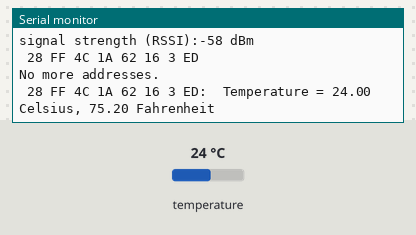
This sketch was run on a simulated ESP32. Shown: the last lines printed to the serial monitor. Inputs (shaded band) come from the test bench; at power-on: temperature 24 °C. WiFi joins after 1.5 s; servers stay silent unless stated.

Above: at 11.2 s.
11.3 s: temperature set to 12 °C
At 12.6 s:
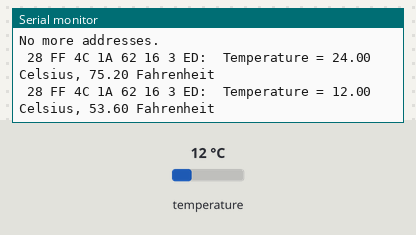
12.8 s: temperature set to 19 °C
At 13.7 s:
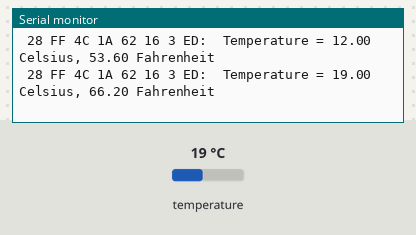

The sketch:

part2.ino
```cpp
#include <OneWire.h>
#include <WiFi.h>

// This scketch was adapted from OneWire DS18x20_Temperature sample program distirbuted with the
// Ardunio OneWire library, and the WiFiWebServer example distributed with the Arduino 1.0.4 download

/********************************************/

#include "OneWireTempCommunication.h"
#include "WebServer.h"

/********************************************/

int deviceCount = 0;
byte data[12];
byte addr[8];

// modify these lines to match your system
OneWireTempCommunication comm(2);
WebServer webServer("ssid", "passphrase");

/********************************************/

void setup() {
  Serial.begin(9600);

  webServer.initWiFi();
}

/********************************************/

void loop() {

  comm.pollDevices();

  webServer.handleClients(comm.devices, comm.numDevices);
}
```

OneWireTempCommunication.cpp
```cpp
#include "OneWireTempCommunication.h"

OneWireTempCommunication::OneWireTempCommunication(int pin) :
  m_pin(pin),
  m_oneWire(m_pin),
  m_state(SEARCH)
{
    numDevices = 0;
}

/********************************************/

OneWireTempCommunication::~OneWireTempCommunication()
{
}

/********************************************/

eState OneWireTempCommunication::skipAndConvert()
{
  m_oneWire.reset();

  // send the skip command; all devices on the bus will respond
  // to the next command
  m_oneWire.write(0xcc);

  // tell all the devices to start converting; 1 means use paraiste power
  m_oneWire.write(0x44, 1);

  return DELAY_FOR_CONVERT;
}

/********************************************/

eState OneWireTempCommunication::delayForConvert()
{
  static bool delayStart = false;
  static unsigned long startTime = 0;

  if (!delayStart)
  {
    delayStart = true;
    startTime = millis();
  }

  if (millis() - startTime >= 1000)
  {
    delayStart = false;
    return READ_NEXT;
  }

  return DELAY_FOR_CONVERT;
}

/********************************************/

eState OneWireTempCommunication::readNext()
{
  byte data[9];
  static int currentDevice = 0;

  if (currentDevice == numDevices)
  {
    Serial.println();
    currentDevice = 0;
    return SKIP_AND_CONVERT;
  }

  byte present = m_oneWire.reset();
  m_oneWire.select(devices[currentDevice].rom_code);
  m_oneWire.write(0xBE);         // Read Scratchpad

  for (int i = 0; i < 9; i++) {           // we need 9 bytes
    data[i] = m_oneWire.read();
  }

  Serial.println();

  byte crc = OneWire::crc8(data, 8);

  // only record the reading if the crc matched
  if (crc == data[8])
  {
    unsigned int raw = (data[1] << 8) | data[0];

    devices[currentDevice].celsius = (float)raw / 16.0;
    devices[currentDevice].fahrenheit = devices[currentDevice].celsius * 1.8 + 32.0;

    for(int i = 0; i < 8; i++) {
      Serial.write(' ');
      Serial.print(devices[currentDevice].rom_code[i], HEX);
    }

    Serial.print(":  Temperature = ");
    Serial.print(devices[currentDevice].celsius);
    Serial.print(" Celsius, ");
    Serial.print(devices[currentDevice].fahrenheit);
    Serial.print(" Fahrenheit");

  }
  else
  {
    Serial.print(" CRC error=");
    Serial.print(crc, HEX);
    Serial.print(" ");
    Serial.println(data[9]);
  }

  currentDevice++;
  return READ_NEXT;
}

/********************************************/

eState OneWireTempCommunication::searchDelay()
{
  static bool delayStart = false;
  static unsigned long startTime = 0;

  if (!delayStart)
  {
    delayStart = true;
    startTime = millis();
  }

  if (millis() - startTime >= 1000)
  {
    delayStart = false;
    return SEARCH;
  }

  return SEARCH_DELAY;
}

/********************************************/

eState OneWireTempCommunication::searchForDevices()
{
  if (m_oneWire.reset() != 1)
  {
    Serial.println("No devices asserted line");
    return SEARCH_DELAY;
  }

  //m_oneWire.reset_search();
  if ( !m_oneWire.search(devices[numDevices].rom_code))
  {
    Serial.println("No more addresses.");
    m_oneWire.reset_search();

    return SKIP_AND_CONVERT;
  }

  for(int i = 0; i < 8; i++) {
    Serial.write(' ');
    Serial.print(devices[numDevices].rom_code[i], HEX);
  }
  Serial.println();

  byte crc = OneWire::crc8(devices[numDevices].rom_code, 7);

  if (crc != devices[numDevices].rom_code[7]) {
      Serial.print("invalid CRC on rom code: ");
      Serial.print(crc, HEX);
      Serial.print(" ");
      Serial.println(devices[numDevices].rom_code[7]);
  }
  else if (numDevices++ == MAX_DEVICES)
  {
    Serial.println("max devices found\n");
    return SKIP_AND_CONVERT;
  }

  return SEARCH;
}

/********************************************/

void OneWireTempCommunication::resetState()
{
  numDevices = 0;
  m_state = SEARCH;
}

/********************************************/

void OneWireTempCommunication::pollDevices()
{
  switch (m_state)
  {
  case SEARCH:
    m_state = searchForDevices();
    break;

  case SEARCH_DELAY:
    m_state = searchDelay();
    break;

  case SKIP_AND_CONVERT:
    m_state = skipAndConvert();
    break;

  case DELAY_FOR_CONVERT:
    m_state = delayForConvert();
    break;

  case READ_NEXT:
    m_state = readNext();
    break;
  }
}
```

OneWireTempCommunication.h
```cpp
#ifndef ONE_WIRE_TEMP_H
#define ONE_WIRE_TEMP_H

#include <OneWire.h>

#define MAX_DEVICES 10

struct tOneWireTempDevice {
  byte rom_code[8];
  float celsius;
  float fahrenheit;
};

enum eState {
  SEARCH,
  SEARCH_DELAY,
  SKIP_AND_CONVERT,
  DELAY_FOR_CONVERT,
  READ_NEXT
};

class OneWireTempCommunication {
  private:
    int m_pin;

    OneWire m_oneWire;

    eState m_state;

    // state machine functions

    eState searchForDevices();
    eState searchDelay();
    eState skipAndConvert();
    eState delayForConvert();
    eState readNext();

  public:
    OneWireTempCommunication(int pin);
    ~OneWireTempCommunication();

    void resetState();

    void pollDevices();

    tOneWireTempDevice devices[MAX_DEVICES];
    int numDevices;


};

#endif
```

WebServer.cpp
```cpp
#include "WebServer.h"

WebServer::WebServer(char *ssid, char *passphrase) :
  m_ssid(ssid),
  m_passphrase(passphrase),
  m_server(80)
{
}

/********************************************/

WebServer::~WebServer()
{
}

/********************************************/

void WebServer::handleClients(tOneWireTempDevice devices[], int numDevices)
{
  WiFiClient client = m_server.available();

  if (client) {
    Serial.println("new client");
    // an http request ends with a blank line
    boolean currentLineIsBlank = true;
    while (client.connected()) {
      if (client.available()) {
        char c = client.read();
        Serial.write(c);
        // if you've gotten to the end of the line (received a newline
        // character) and the line is blank, the http request has ended,
        // so you can send a reply
        if (c == '\n' && currentLineIsBlank) {
          // send a standard http response header
          client.println("HTTP/1.1 200 OK");
          client.println("Content-Type: application/json");
          client.println("Access-Control-Allow-Origin: *");
          // client.println("Connection: close");
          client.println();

          if (numDevices == 0) {
            client.print("{}");
          }
          else
          {
            // format the output as a json string
            // sample output:
            // [{"id":":28:88:30:E1:3:0:0:F3","celsius":"21.37","fahrenheit": "70.47"},{"id":":28:8E:29:E1:3:0:0:CE","celsius":"21.25","fahrenheit": "70.25"},{"id":":28:59:5B:E1:3:0:0:61","celsius":"21.31","fahrenheit": "70.36"}]
            client.print("[");

            for (int x = 0; x < numDevices; x++) {

              client.print("{\"id\":\"");

              client.print(devices[x].rom_code[0], HEX);
              for(int i = 1; i < 8; i++) {
                client.print(':');
                client.print(devices[x].rom_code[i], HEX);
              }

              client.print("\",\"celsius\":\"");
              client.print(devices[x].celsius);

              client.print("\",\"fahrenheit\": \"");
              client.print(devices[x].fahrenheit);

              client.print("\"}");

              // don't print the comma after the last sensor
              if (x + 1 != numDevices)
                client.print(",");
            }

            client.print("]");
            break;
          }
        }
        if (c == '\n') {
          // you're starting a new line
          currentLineIsBlank = true;
        }
        else if (c != '\r') {
          // you've gotten a character on the current line
          currentLineIsBlank = false;
        }
      }
    }
    // give the web browser time to receive the data
    delay(1);
      // close the connection:
      client.stop();
      Serial.println("client disonnected");
  }
}

/********************************************/

bool WebServer::initWiFi()
{
  int status = WL_IDLE_STATUS;

  // check for the presence of the shield:
  if (WiFi.status() == WL_NO_SHIELD) {
    Serial.println("WiFi shield not present");
    // don't continue:
    while(true);
  }

  while ( status != WL_CONNECTED) {

    Serial.print("Attempting to connect to SSID: ");
    Serial.println(m_ssid);

    // Connect to WPA/WPA2 network. Change this line if using open or WEP network:
    if ((status = WiFi.begin(m_ssid, m_passphrase)) == WL_CONNECTED)
      break;

    // wait 10 seconds for connection:
    delay(10000);
  }

  Serial.println("begin complete");

  m_server.begin();

  printWifiStatus();

  return true;
}

/********************************************/

void WebServer::printWifiStatus() {
  // print the SSID of the network you're attached to:
  Serial.print("SSID: ");
  Serial.println(WiFi.SSID());

  // print your WiFi shield's IP address:
  IPAddress ip = WiFi.localIP();
  Serial.print("IP Address: ");
  Serial.println(ip);

  // print the received signal strength:
  long rssi = WiFi.RSSI();
  Serial.print("signal strength (RSSI):");
  Serial.print(rssi);
  Serial.println(" dBm");
}
```

WebServer.h
```cpp
#ifndef WEB_SERVER_H
#define WEB_SERVER_H

#include <WiFi.h>

#include "OneWireTempCommunication.h"

class WebServer {
  private:

    char *m_ssid;
    char *m_passphrase;

    WiFiServer m_server;

  public:

    WebServer(char *ssid, char *passphrase);
    ~WebServer();

    void handleClients(tOneWireTempDevice devices[], int numDevices);

    bool initWiFi();

    void printWifiStatus();
};

#endif
```

Measured:
- after the input at 11.3 s, the serial monitor: prints a new line after 0.84 s (image 1)
- after the input at 12.8 s, the serial monitor: prints a new line after 0.36 s (image 2)
